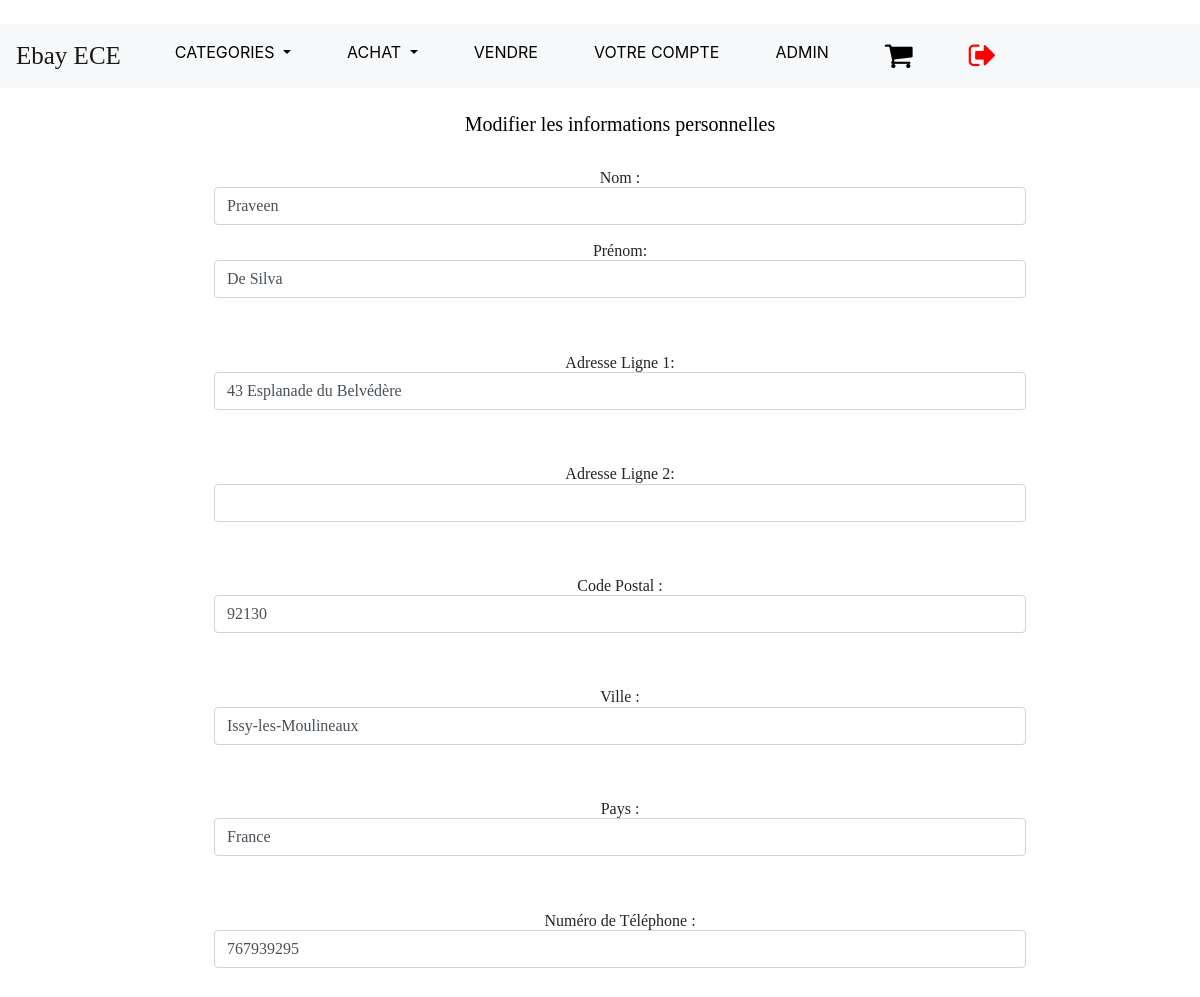
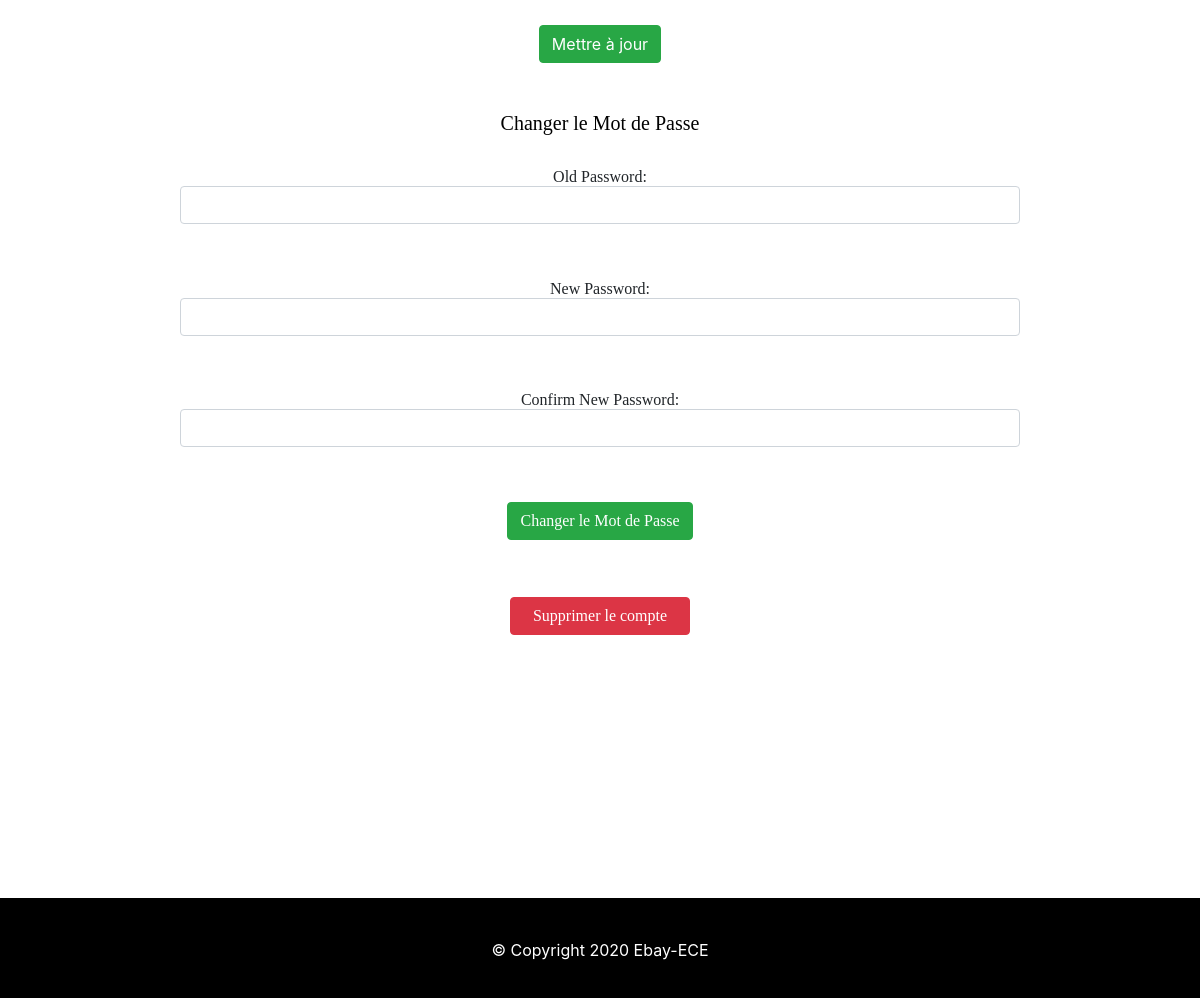
The page /ebay/modifierInfoPerso.php (signed in) on the database its author committed (2 pictures, top to bottom).
### tables this page shows
CREATE TABLE `acheteur` (
  `id` int(11) NOT NULL,
  `first_name` varchar(255) NOT NULL,
  `last_name` varchar(255) NOT NULL,
  `email` varchar(255) NOT NULL,
  `password` text NOT NULL,
  `validation_code` text NOT NULL,
  `active` tinyint(4) NOT NULL,
  `Adresse1` varchar(255) NOT NULL,
  `Adresse2` varchar(255) NOT NULL,
  `Ville` varchar(255) NOT NULL,
  `CodePostal` int(11) NOT NULL,
  `Pays` varchar(255) NOT NULL,
  `Telephone` int(11) NOT NULL
);

### ebay/modifierInfoPerso.php (the view, shortened to what this page needs)
<?php  include("header.php");
include("menu.php");
    $email = $_SESSION['email'];
    $user_data_query = mysqli_query($con, "SELECT * FROM acheteur WHERE email='$email'");
    $row = mysqli_fetch_array($user_data_query);
    $first_name = $row['first_name'];
    $last_name = $row['last_name'];
    $address1 = $row['Adresse1'];
    $address2 = $row['Adresse2'];
    $city = $row['Ville'];
    $zip = $row['CodePostal'];
    $country = $row['Pays'];
    $tel = $row['Telephone'];
?>
<div class="form">
<center><br><h5>Modifier les informations personnelles</h5><br>
    <form class="settings_form" action="modifierInfoPerso.php" method="POST">
        <h6>
        <div class="form-group">
        Nom : <input class="form-control" type="text" name="nom" value="<?php echo $first_name;  ?>">
        </div>
        <div class="form-group">
        Prénom: <input class="form-control" type="text" name="prenom" value="<?php echo $last_name;  ?>"><br><br>
        </div>
        <div class="form-group">
        Adresse Ligne 1: <input type="text" class="form-control" name="adresse1" value="<?php echo $address1;  ?>"><br><br>
        </div>
        <div class="form-group">
        Adresse Ligne 2: <input type="text" class="form-control" name="adresse2" value="<?php echo $address2;  ?>"><br><br>
        </div>
        <div class="form-group">
        Code Postal : <input type="text" class="form-control" name="zip" value="<?php echo $zip;  ?>"><br><br>
        </div>
        <div class="form-group">
        Ville : <input type="text" class="form-control" name="ville" value="<?php echo $city;  ?>"><br><br>
        </div>
        <div class="form-group">
        Pays : <input type="text" class="form-control" name="pays" value="<?php echo $country;  ?>"><br><br>
        </div>
        <div class="form-group">
        Numéro de Téléphone : <input type="text" class="form-control" name="tel" value="<?php echo $tel;  ?>"><br><br></h6>
        </div></center>
        <center><input type="submit" class="btn btn-success" name="update_details" id="save_details" value="Mettre à jour">
        </form></center><br><br>
    <center><div class="text"><h5>Changer le Mot de Passe</h5><br></div>
    <form class="settings_form" action="modifierInfoPerso.php" method="POST">
        <h6>
        <div class="form-group">
        Old Password: <input class="form-control" type="password" name="old_password"><br><br>
        </div>
        <div class="form-group">
        New Password: <input class="form-control" type="password" name="new_password_1"><br><br>
        </div>
        <div class="form-group">
        Confirm New Password: <input class="form-control" type="password" name="new_password_2"></h8><br><br>
        </div>
        <input type="submit" class="btn btn-success" name="update_password" id="save_details" value="Changer le Mot de Passe">
    </form><br><br><br><br>
    <form class="settings_form" action="modifierInfoPerso.php" method="POST">
        <button class="btn btn-danger" name="delete_account">Supprimer le compte</button><br><br>
    </form></center>
<?php
if(isset($_POST['update_details']))
{
    $first_name = $_POST['nom'];
    $last_name = $_POST['prenom'];
    $address1 = $_POST['adresse1'];
    $address2 = $_POST['adresse2'];
    $city = $_POST['ville'];
    $zip = $_POST['zip'];
    $country = $_POST['pays'];
    $tel = $_POST['tel'];
    $sql2 = mysqli_query($con, "UPDATE acheteur SET first_name = '$first_name', last_name = '$last_name', Adresse1 = '$address1',
    Adresse2 = '$address2', Ville = '$city', CodePostal = '$zip', Pays = '$country', Telephone = '$tel' WHERE email='$email'");
}
else
{
    echo "<p><h3></p><br><br>";
}
if(isset($_POST['update_password']))
{
    $old_password = $_POST['old_password'];
    $new_password_1 = $_POST['new_password_1'];
    $new_password_2 = $_POST['new_password_2'];
    $password_query = mysqli_query($con, "SELECT password FROM acheteur WHERE email = '$email'");
    $row = mysqli_fetch_array($password_query);
    $db_password = $row['password'];
    if(md5($old_password) == $db_password)
    {
        if($new_password_1 = $new_password_2)
        {
            $new_password_md5 = md5($new_password_1);
            $password_query = mysqli_query($con, "UPDATE acheteur SET password = '$new_password_md5' WHERE email = '$email'");
            echo "<p><h3>Le mot de passe a été modifié !</h3></p><br><br>";
        }
        else
        {
            echo "<p><h3>Les deux mots de passes sont différents !</h3></p><br><br>";
        }
    }
    else
    {
        echo "<p><h3>L'ancien mot de passe est incorrect !</h3></p><br><br>";
    }
}
else
{
    echo "<p><h3></h3></p><br><br>";
}
 include("footer/footer.php"); ?>

### ebay/css/styles4.css (style rules this page uses)
body { background-color: rgb(255, 255, 255); }
h6 { font-family: serif; font-size: 1rem; }
h5 { font-family: serif; font-size: 1.25rem; color: black; }
h3 { font-family: serif; font-size: 1.75rem; }
.btn-danger { width: 15%; }
.form { margin-left: 40px; }
.form-group { width: 70%; height: auto; }

### rows shown on the page
acheteur: nom "Praveen", prenom "De Silva", adresse1 "43 Esplanade du Belvédère", zip "92130", ville "Issy-les-Moulineaux", pays "France", tel "767939295"
